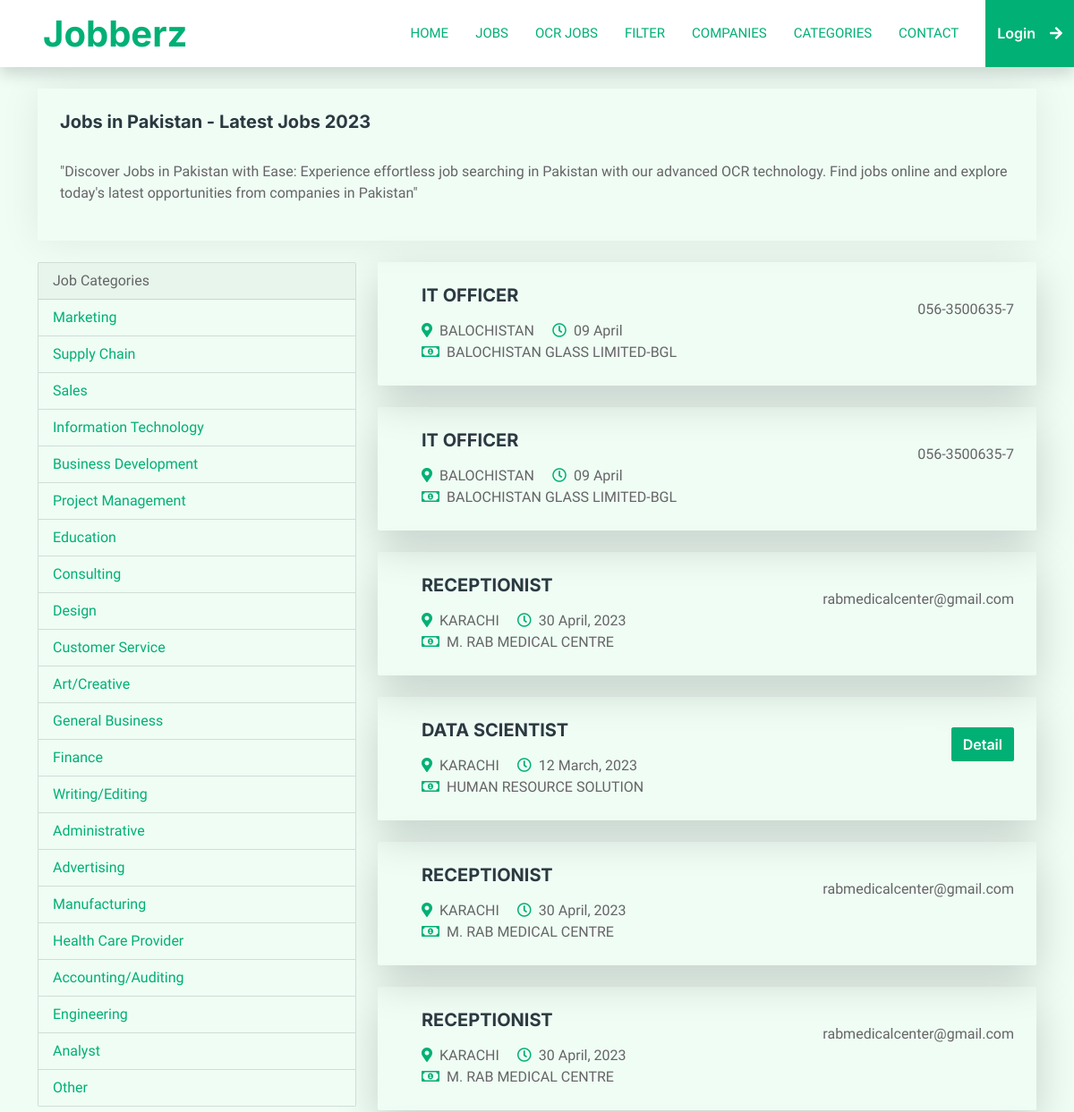
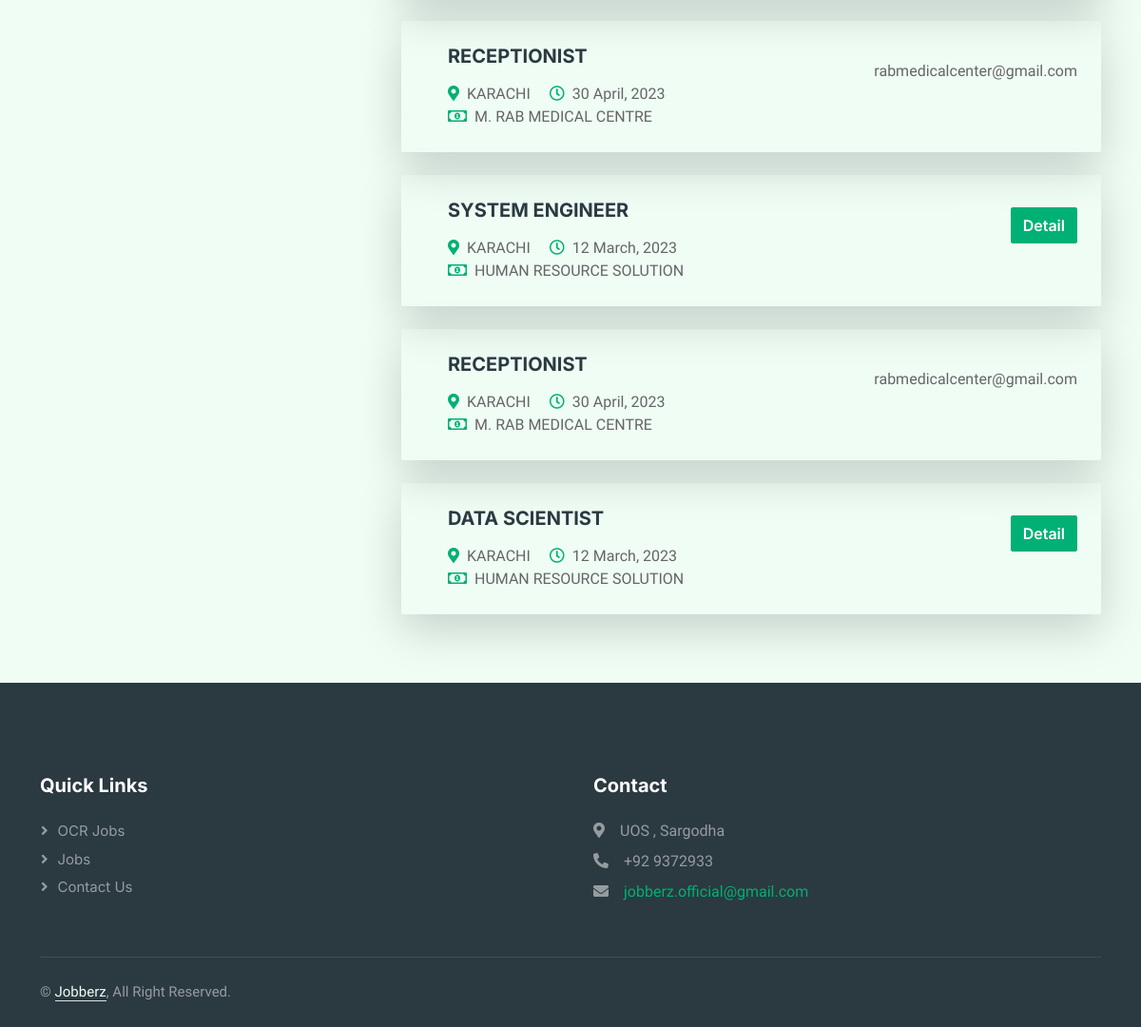
Page /OCRjobs on the earlier database version (2 pictures, top to bottom).
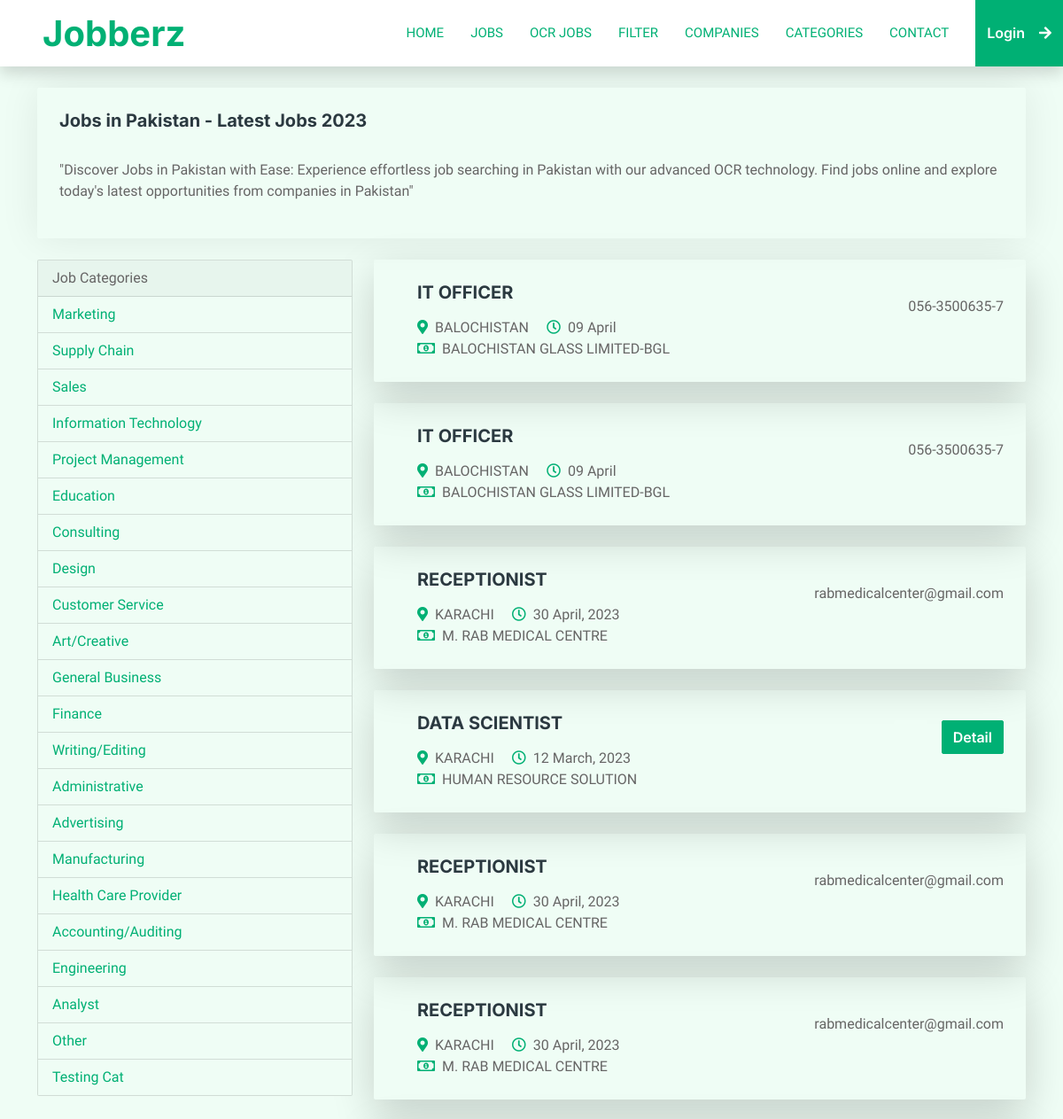
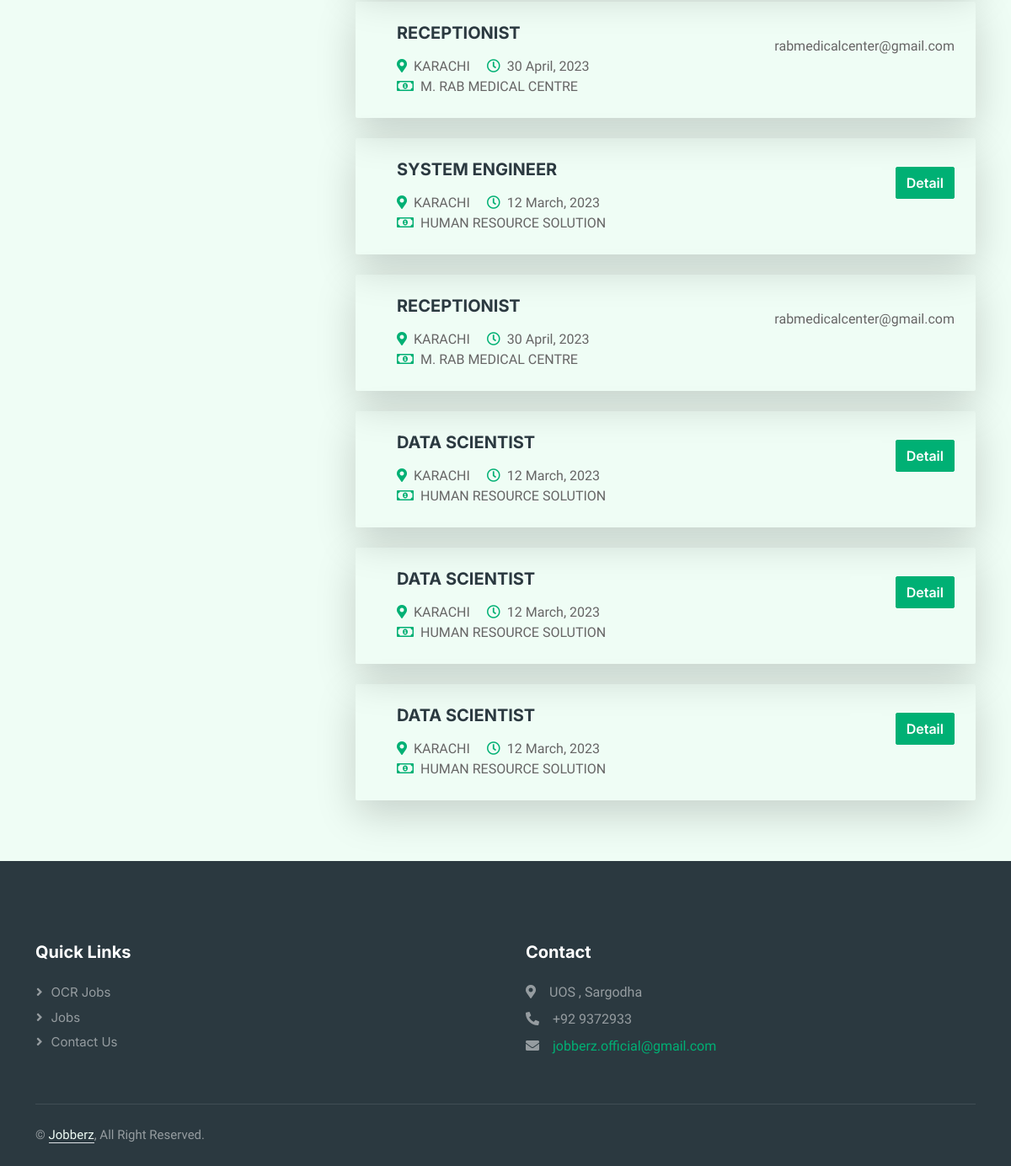
Same page on the later database version (2 pictures, top to bottom).
### AdminSide/models.py (models this page shows, shortened)
class Category(models.Model):
    Name = models.CharField(null=True,blank=True,max_length=100)

class OCRJobs(models.Model):
    Category = models.ForeignKey(Category,null=True,on_delete=models.CASCADE)
    Title = models.CharField(max_length=50,null=True,blank=True)
    Location = models.CharField(max_length=50,null=True,blank=True)
    Organization = models.CharField(max_length=50,null=True,blank=True)
    Link = models.CharField(max_length=50,null=True,blank=True)
    Contact = models.CharField(max_length=50,null=True,blank=True)
    Date = models.CharField(max_length=50,null=True,blank=True)

### UserSide/views.py (the view)
# urls.py: path('OCRjobs',views.ocrJobs,name="OCRjobs"),
def ocrJobs(request):
	categories = Category.objects.all()
	ocrjobs = OCRJobs.objects.all()
	context = {'ocrjobs':ocrjobs,'categories':categories}
	return render(request,'UserSide/ocrjobs.html',context)

### UserSide/templates/UserSide/ocrjobs.html
{% extends 'userMain.html' %} {% load static %} {% block content %}
<div class="container">
    <div class="job-item p-4 mb-4 mt-4">
        <div class="row g-4">
            <h5>Jobs in Pakistan - Latest Jobs  2023</h5>
            <p>
                "Discover Jobs in Pakistan with Ease: Experience effortless job searching in Pakistan with our advanced OCR technology. Find jobs online and explore today's latest opportunities from companies in Pakistan"
            </p>
        </div>
    </div>
    <div class="row">
        <div class="col-md-4">
            <div class="card" style="background-color: #effdf5">
                <div class="card-header">Job Categories</div>
                <ul class="list-group list-group-flush">
                    {% for category in categories %}
                    <li class="list-group-item" style="background-color: #effdf5">
                        <a href="{% url 'ocrCatJob' category.id %}">{{category.Name}}</a>
                    </li>
                    {% endfor %}
                </ul>
            </div>
        </div>
        <div class="col-md-8">
            <div class="tab-class text-center wow fadeInUp" data-wow-delay="0.3s">
                <div class="tab-content">
                    <div id="tab-1" class="tab-pane fade show p-0 active">
                        {% for ocr in ocrjobs %}
                        <div class="job-item p-4 mb-4 shadow-lg">
                            <div class="row g-4">
                                <div class="col-sm-12 col-md-8 d-flex align-items-center">
                                    <div class="text-start ps-4">
                                        <a href="">
                                            <h5 class="mb-3">{{ocr.Title}}</h5>
                                        </a>
                                        <span class="text-truncate me-3">
                                            <i class="fa fa-map-marker-alt text-primary me-2"></i>{{ocr.Location}}
                                        </span>
                                        <span class="text-truncate me-3"><i
                                                class="far fa-clock text-primary me-2"></i>{{ocr.Date}}
                                        </span>
                                        <span class="text-truncate me-0"><i
                                                class="far fa-money-bill-alt text-primary me-2"></i>{{ocr.Organization}}
                                        </span>
                                    </div>
                                </div>
                                <div class="col-sm-12 col-md-4 d-flex flex-column align-items-start align-items-md-end justify-content-center">
                                    <div class="d-flex mb-3">
                                        <a class="btn btn-light btn-square me-3" href=""></a>
                                        {% if ocr.Link %}
                                        <p><a href="https://{{ ocr.Link }}" class="btn btn-primary">Detail </a></p>
                                        {% else %}
                                        <p>{{ocr.Contact}}</p>
                                        {% endif %}
                                    </div>
                                </div>
                            </div>
                        </div>
                        {% endfor %}
                    </div>
                </div>
            </div>
        </div>
    </div>
</div>
{% include 'UserSide/footer.html' %}
{% endblock content %}

### templates/userMain.html (shortened to what this page needs)
<!DOCTYPE html>
<html lang="en">
{% load static %}
<head>
    <link href="https://cdnjs.cloudflare.com/ajax/libs/font-awesome/5.10.0/css/all.min.css" rel="stylesheet">
    <link href="https://cdn.jsdelivr.net/npm/bootstrap-icons@1.4.1/font/bootstrap-icons.css" rel="stylesheet">
    <link href="{% static 'UserStatics/lib/animate/animate.min.css' %}" rel="stylesheet">
    <link href="{% static 'UserStatics/lib/owlcarousel/assets/owl.carousel.min.css' %}" rel="stylesheet">
    <link href="{% static 'UserStatics/css/bootstrap.min.css' %}" rel="stylesheet">
    <link href="{% static 'UserStatics/css/style.css' %}" rel="stylesheet">
</head>
<body>
    {% include 'userNavbar.html' %}
    {% block content %}
    {% endblock content %}
</body>
</html>

### templates/userNavbar.html (shortened to what this page needs)
{% load static %}
<nav class="navbar navbar-expand-lg bg-white navbar-light shadow sticky-top p-0">
    <a href="{% url 'index' %}" class="navbar-brand d-flex align-items-center text-center py-0 px-4 px-lg-5">
        <h1 class="m-0 text-primary">Jobberz</h1>
    </a>
    <div class="collapse navbar-collapse" id="navbarCollapse">
        <div class="navbar-nav ms-auto p-4 p-lg-0">
            <a href="{% url 'index' %}" class="nav-item nav-link active">Home</a>
            <a href="{% url 'jobs' %}" class="nav-item nav-link active">Jobs</a>
            <a href="{% url 'OCRjobs' %}" class="nav-item nav-link active">OCR Jobs</a>
            <a href="{% url 'filter_jobs' %}" class="nav-item nav-link active">Filter</a>
            <a href="{% url 'companies' %}" class="nav-item nav-link active">Companies</a>
            <a href="{% url 'categories' %}" class="nav-item nav-link active">Categories</a>
            <a href="{% url 'contact' %}" class="nav-item nav-link active">Contact</a>
        </div>
        {% if request.session.job_seeker_id %}
        <a href="{% url 'logout' %}" class="btn btn-primary rounded-0 py-4 d-none d-lg-block">Logout<i class="fa fa-arrow-right ms-3"></i></a>
        {% else %}
        <a href="{% url 'UserLogin' %}" class="btn btn-primary rounded-0 py-4 d-none d-lg-block">Login<i class="fa fa-arrow-right ms-3"></i></a>
        {% endif %}
    </div>
</nav>

### UserSide/templates/UserSide/footer.html (shortened to what this page needs)
<div class="container-fluid bg-dark text-white-50 footer pt-5 mt-5 wow fadeIn" data-wow-delay="0.1s">
    <div class="container py-5">
        <div class="row g-5">
            <div class="col-lg-6 col-md-6">
                <h5 class="text-white mb-4">Quick Links</h5>
                <a class="btn btn-link text-white-50" href="{% url 'OCRjobs' %}">OCR Jobs</a>
                <a class="btn btn-link text-white-50" href="{% url 'jobs' %}">Jobs</a>
                <a class="btn btn-link text-white-50" href="{% url 'contact' %}">Contact Us</a>
            </div>
            <div class="col-lg-6 col-md-6">
                <h5 class="text-white mb-4">Contact</h5>
                <p class="mb-2"><i class="fa fa-map-marker-alt me-3"></i>UOS , Sargodha</p>
                <p class="mb-2"><i class="fa fa-phone-alt me-3"></i>+92 9372933</p>
                <p class="mb-2"><i class="fa fa-envelope me-3"></i><a href="mailto:jobberz.official@gmail.com">jobberz.official@gmail.com</a></p>
            </div>
        </div>
    </div>
    <div class="container">
        <div class="copyright">
            <div class="row">
                <div class="col-md-6 text-center text-md-start mb-3 mb-md-0">
                    &copy; <a class="border-bottom" href="{% url 'index' %}">Jobberz</a>, All Right Reserved.
                </div>
                <div class="col-md-6 text-center text-md-end">
                </div>
            </div>
        </div>
    </div>
</div>

### static/UserStatics/css/style.css (style rules this page uses)
:root { --primary: #00B074; --secondary: #2B9BFF; --light: #EFFDF5; --dark: #2B3940; }
.btn { font-family: 'Inter', sans-serif; font-weight: 600; transition: .5s; }
.btn.btn-primary, .btn.btn-secondary { color: #FFFFFF; }
.btn-square { width: 38px; height: 38px; }
.btn-square, .btn-sm-square, .btn-lg-square { padding: 0; display: flex; align-items: center; justify-content: center; font-weight: normal; border-radius: 2px; }
.navbar-dark .navbar-nav .nav-link, .navbar-light .navbar-nav .nav-link { margin-right: 30px; padding: 25px 0; color: #FFFFFF; font-size: 15px; text-transform: uppercase; outline: none; }
.navbar-dark .navbar-nav .nav-link:hover, .navbar-dark .navbar-nav .nav-link.active, .navbar-light .navbar-nav .nav-link:hover, .navbar-light .navbar-nav .nav-link.active { color: var(--primary); }
.navbar-light .navbar-brand, .navbar-light a.btn { height: 75px; }
.navbar-light .navbar-nav .nav-link { color: var(--dark); font-weight: 500; }
.navbar-light.sticky-top { top: -100px; transition: .5s; }
.job-item { border: 1px solid transparent; border-radius: 2px; box-shadow: 0 0 45px rgba(0, 0, 0, .08); transition: .5s; }
.footer .btn.btn-link { display: block; margin-bottom: 5px; padding: 0; text-align: left; font-size: 15px; font-weight: normal; text-transform: capitalize; transition: .3s; }
.footer .btn.btn-link::before { position: relative; content: "\f105"; font-family: "Font Awesome 5 Free"; font-weight: 900; margin-right: 10px; }
.footer .copyright { padding: 25px 0; font-size: 15px; border-top: 1px solid rgba(256, 256, 256, .1); }
.footer .copyright a { color: var(--light); }

Differences in the rows shown:
removed Category: Name "Business Development"
added Category: Name "Testing Cat"
added OCRJobs: Title "DATA SCIENTIST", Location "KARACHI", Date "12 March, 2023", Organization "HUMAN RESOURCE SOLUTION"
added OCRJobs: Title "DATA SCIENTIST", Location "KARACHI", Date "12 March, 2023", Organization "HUMAN RESOURCE SOLUTION"
